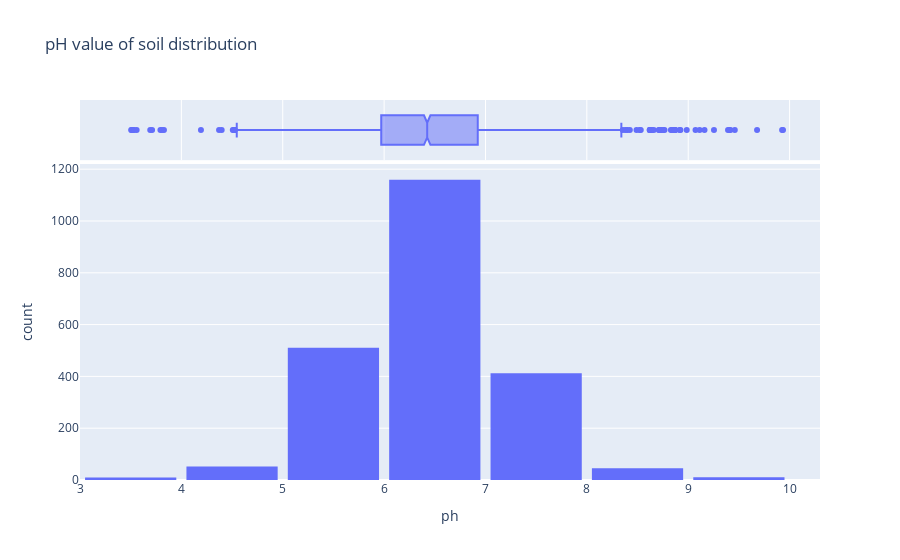

Notebook source saved alongside this figure:
### Code cell
fig = px.histogram(raw_df , x='ph',nbins=7,marginal='box',title='pH value of soil distribution')
fig.update_layout(bargap=0.1)
fig.show()

### Figure 1 — Plotly figure (JSON) as saved in the notebook; plotly's stock layout.template omitted (floating-point values rounded to 4 significant figures; data arrays with more than 128 entries replaced by an {"elided": "..."} marker saying what was removed)
{"data": [{"bingroup": "x", "hovertemplate": "ph=%{x}<br>count=%{y}<extra></extra>", "legendgroup": "", "marker": {"color": "#636efa", "pattern": {"shape": ""}}, "name": "", "nbinsx": 7, "orientation": "v", "showlegend": false, "type": "histogram", "x": {"elided": "2200 float values"}, "xaxis": "x", "yaxis": "y"}, {"hovertemplate": "ph=%{x}<extra></extra>", "legendgroup": "", "marker": {"color": "#636efa"}, "name": "", "notched": true, "showlegend": false, "type": "box", "x": {"elided": "2200 float values"}, "xaxis": "x2", "yaxis": "y2"}], "layout": {"bargap": 0.1, "barmode": "relative", "legend": {"tracegroupgap": 0}, "title": {"text": "pH value of soil distribution"}, "xaxis": {"anchor": "y", "domain": [0, 1], "title": {"text": "ph"}}, "xaxis2": {"anchor": "y2", "domain": [0, 1], "matches": "x", "showgrid": true, "showticklabels": false}, "yaxis": {"anchor": "x", "domain": [0, 0.8316], "title": {"text": "count"}}, "yaxis2": {"anchor": "x2", "domain": [0.8416, 1], "matches": "y2", "showgrid": false, "showline": false, "showticklabels": false, "ticks": ""}}}
